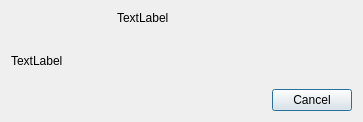
<?xml version="1.0" encoding="UTF-8"?>
<ui version="4.0">
 <class>ProcessDialog</class>
 <widget class="QDialog" name="ProcessDialog">
  <property name="geometry">
   <rect>
    <x>0</x>
    <y>0</y>
    <width>363</width>
    <height>108</height>
   </rect>
  </property>
  <property name="windowTitle">
   <string>Process</string>
  </property>
  <layout class="QGridLayout" name="gridLayout">
   <item row="0" column="0" rowspan="3">
    <widget class="QLabel" name="animation">
     <property name="minimumSize">
      <size>
       <width>100</width>
       <height>100</height>
      </size>
     </property>
     <property name="text">
      <string>TextLabel</string>
     </property>
    </widget>
   </item>
   <item row="0" column="1" colspan="3">
    <widget class="QLabel" name="processMessage">
     <property name="text">
      <string>TextLabel</string>
     </property>
    </widget>
   </item>
   <item row="1" column="2">
    <spacer name="verticalSpacer">
     <property name="orientation">
      <enum>Qt::Vertical</enum>
     </property>
     <property name="sizeHint" stdset="0">
      <size>
       <width>20</width>
       <height>46</height>
      </size>
     </property>
    </spacer>
   </item>
   <item row="2" column="1">
    <spacer name="horizontalSpacer">
     <property name="orientation">
      <enum>Qt::Horizontal</enum>
     </property>
     <property name="sizeHint" stdset="0">
      <size>
       <width>146</width>
       <height>20</height>
      </size>
     </property>
    </spacer>
   </item>
   <item row="2" column="3">
    <widget class="QPushButton" name="bCancel">
     <property name="text">
      <string>Cancel</string>
     </property>
    </widget>
   </item>
  </layout>
 </widget>
 <resources/>
 <connections/>
</ui>
